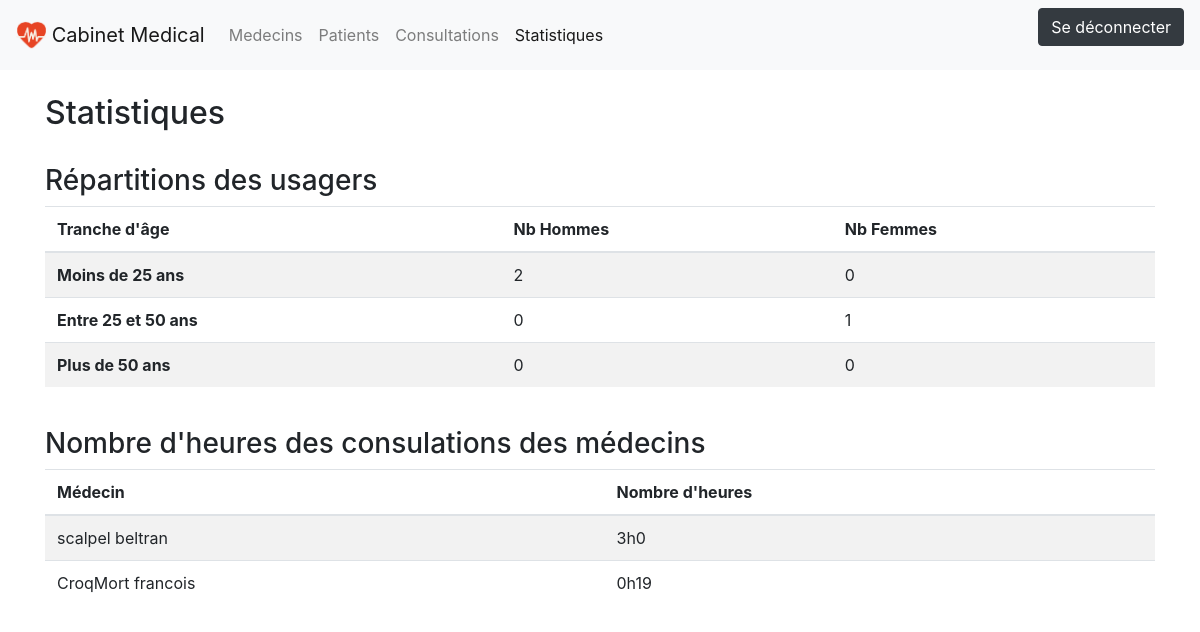
Page /statistiques.php on the committed database.
### tables this page shows
CREATE TABLE IF NOT EXISTS `medecin` (
  `civilite` tinyint(1) NOT NULL,
  `nom` varchar(50) NOT NULL,
  `prenom` varchar(50) NOT NULL,
  `pkmedecin` int(11) NOT NULL AUTO_INCREMENT,
  PRIMARY KEY (`pkmedecin`)
);

### statistiques.php (the view)
<html>
    <body>
 <?php
     $linkpdo = connexionBD();
     $reqHomme = $linkpdo->prepare("  SELECT  DATE_FORMAT(datenaissance, '%d/%m/%Y') AS datenaissance  FROM patient WHERE civilite = 1 ");
     $reqHomme->execute();
     $Hm25 =0;
     $He25e50=0;
     $Hp50 = 0;
     while($d = $reqHomme->fetch()){
        if( age($d['datenaissance']) < 25){
            $Hm25 +=1;
        }elseif(age($d['datenaissance'])>=25 && age($d['datenaissance'])<=50){
            $He25e50+=1;
        }else{
            $Hp50 +=1;
        }
     }
    $reqFemme = $linkpdo->prepare("  SELECT  DATE_FORMAT(datenaissance, '%d/%m/%Y') AS datenaissance  FROM patient WHERE civilite = 0 ");
    $reqFemme->execute();
    $Fm25 =0;
    $Fe25e50=0;
    $Fp50 = 0;
    while($d = $reqFemme->fetch()){
    if( age($d['datenaissance']) < 25){
        $Fm25 +=1;
    }elseif(age($d['datenaissance'])>=25 && age($d['datenaissance'])<=50){
        $Fe25e50+=1;
    }else{
        $Fp50 +=1;
    }
    }
     function age($date){
         return (int)((time()-strtotime($date))/3600/24/365 );
     }
     function connexionBD(){
        $server = 'localhost';
        $login = 'root';
        $mdp = 'root';
        try {
            return new PDO("mysql:host=$server;dbname=cabinet", $login, $mdp);
        } catch (Exception $e) {
            die('Erreur : ' . $e->getMessage());
        }
     }
    ?>
        <header>
            <?php include('menu.php')?>
        </header>
        <div class="container">
            <br>
            <h2>Statistiques</h2>
            <br>
            <h3>Répartitions des usagers</h3>
            <table class="table table-striped">
                <thead>
                    <tr>
                        <th>Tranche d'âge</th>
                        <th>Nb Hommes</th>
                        <th>Nb Femmes</th>
                    </tr>
                </thead>
                <tbody>
                    <tr>
                        <th>Moins de 25 ans</th>
                        <td><?php echo $Hm25;?></td>
                        <td><?php echo $Fm25;?></td>
                    </tr>
                    <tr>
                        <th>Entre 25 et 50 ans</th>
                        <td><?php echo $He25e50;?></td>
                        <td><?php echo $Fe25e50;?></td>
                    </tr>
                    <tr>
                        <th>Plus de 50 ans</th>
                        <td><?php echo $Hp50;?></td>
                        <td><?php echo $Fp50;?></td>
                    </tr>
                </tbody>
            </table>
            <br>
            <h3>Nombre d'heures des consulations des médecins</h3>
            <table class="table table-striped">
                <thead>
                    <tr>
                        <th>Médecin</th>
                        <th>Nombre d'heures</th>
                    </tr>
                </thead>
                <tbody>
                    <?php
                        $reqMedecin = $linkpdo->prepare("SELECT pkmedecin, nom,prenom FROM medecin");
                        $reqMedecin->execute();
                        while($m = $reqMedecin->fetch()){
                            $reqHrdv = $linkpdo->prepare("  SELECT  sum(DATE_FORMAT(duree, '%H')) AS heure,
                                                                    sum(DATE_FORMAT(duree, '%i')) AS min
                                                            FROM rdv
                                                            WHERE fkmedecin =".$m['pkmedecin']);
                            $reqHrdv->execute();
                            while($d=$reqHrdv->fetch()){
                                if($d['heure'] != ''){
                                    $tmin = $d['heure']*60 + $d['min'];
                                    $heure = (int)($tmin/60);
                                    echo '<tr>'.
                                            '<td>'.$m['nom'].' '.$m['prenom'].'</td>'.
                                            '<td>'.$heure.'h'.($tmin - $heure*60).'</td>'.
                                        '</tr>';
                                }
                            }
                        }
                    ?>
                </tbody>
            </table>
        </div>
    </body>
</html>

### rows in the picture
medecin: nom "scalpel", prenom "beltran", heure "3", heure "0"
medecin: nom "CroqMort", prenom "francois", heure "0", heure "19"

### other values in the picture
$Hm25 "2"
$Fm25 "0"
$He25e50 "0"
$Fe25e50 "1"
$Hp50 "0"
$Fp50 "0"
